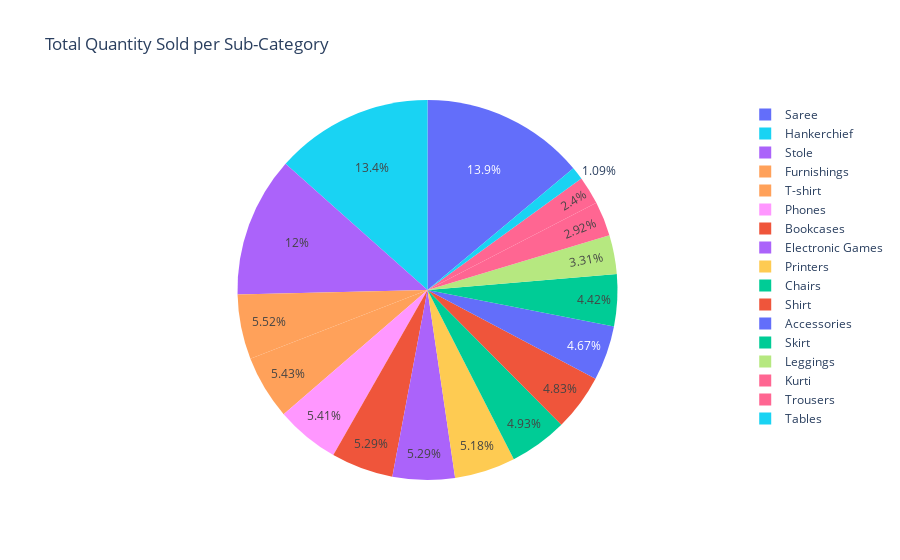

This figure's notebook cell:
### Code cell
details_subcategory = df_OD.groupby('Sub-Category').sum().reset_index()
fig = px.pie(details_subcategory, values='Quantity', names='Sub-Category', color='Sub-Category',
            title='Total Quantity Sold per Sub-Category')
fig.show()

### Figure 1 — Plotly figure (JSON) as saved in the notebook; plotly's stock layout.template omitted (floating-point values rounded to 4 significant figures)
{"data": [{"customdata": [["Accessories"], ["Bookcases"], ["Chairs"], ["Electronic Games"], ["Furnishings"], ["Hankerchief"], ["Kurti"], ["Leggings"], ["Phones"], ["Printers"], ["Saree"], ["Shirt"], ["Skirt"], ["Stole"], ["T-shirt"], ["Tables"], ["Trousers"]], "domain": {"x": [0, 1], "y": [0, 1]}, "hovertemplate": "Sub-Category=%{customdata[0]}<br>Quantity=%{value}<extra></extra>", "labels": ["Accessories", "Bookcases", "Chairs", "Electronic Games", "Furnishings", "Hankerchief", "Kurti", "Leggings", "Phones", "Printers", "Saree", "Shirt", "Skirt", "Stole", "T-shirt", "Tables", "Trousers"], "legendgroup": "", "marker": {"colors": ["#636efa", "#EF553B", "#00cc96", "#ab63fa", "#FFA15A", "#19d3f3", "#FF6692", "#B6E880", "#FF97FF", "#FECB52", "#636efa", "#EF553B", "#00cc96", "#ab63fa", "#FFA15A", "#19d3f3", "#FF6692"]}, "name": "", "showlegend": true, "type": "pie", "values": [262, 297, 277, 297, 310, 754, 164, 186, 304, 291, 782, 271, 248, 671, 305, 61, 135]}], "layout": {"legend": {"tracegroupgap": 0}, "title": {"text": "Total Quantity Sold per Sub-Category"}}}
